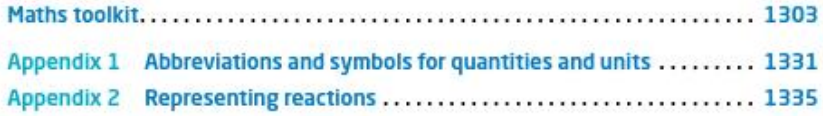
#> input picture Computer_Vision/test.png, 823 x 116 px, given in place of the camera
$ python 'reading - copia.py'
#> lines starting #> are read from the running program, lines starting #| are printed output that depends on the picture
import cv2
from moviepy.editor import *
import numpy as np

cv2.namedWindow("LA PYTHONA")
cv2.namedWindow("Movement")
vc = cv2.VideoCapture(0)
cam = vc
frames = []
video_count=1

if vc.isOpened():
    rval, frame = vc.read()
#> frame is the input picture: shape (116, 823, 3); mean B, G, R 241.8, 238.6, 227.1
else:
    rval = False

def diffImg(t0, t1, t2):
    d1 = cv2.absdiff(t2, t1)
    d2 = cv2.absdiff(t1, t0)
    return cv2.bitwise_and(d1, d2)


def read():
    rval, frame = vc.read()
    frame = cv2.flip(frame, 1)

    frame2 = cam.read()
    frame2 = diffImg(t_minus, t, t_plus)
    frame2 = cv2.flip(frame2, 1)
    key = cv2.waitKey(20)

key = cv2.waitKey(20)
#> (key Esc is pressed here)
t_minus = cv2.cvtColor(cam.read()[1], cv2.COLOR_RGB2GRAY)
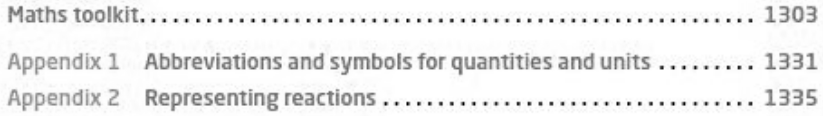
#> t_minus: shape (116, 823); min 2, max 255, mean 238.3
t = cv2.cvtColor(cam.read()[1], cv2.COLOR_RGB2GRAY)
t_plus = cv2.cvtColor(cam.read()[1], cv2.COLOR_RGB2GRAY)
frame2 = diffImg(t_minus, t, t_plus)
#> in diffImg, `d1 = cv2.absdiff(t2, t1)`: d1: shape (116, 823); every value is 0

while rval:
    # Shows webcam footage on screen
    cv2.imshow("LA PYTHONA", frame)
    cv2.imshow("Movement", frame2)

    # Compares three images in grayscale
    t_minus = cv2.cvtColor(cam.read()[1], cv2.COLOR_RGB2GRAY)
    t = cv2.cvtColor(cam.read()[1], cv2.COLOR_RGB2GRAY)
    t_plus = cv2.cvtColor(cam.read()[1], cv2.COLOR_RGB2GRAY)

    read()
#> in read, `frame = cv2.flip(frame, 1)`:
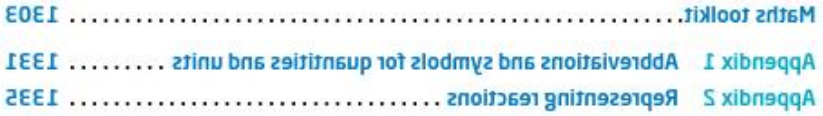
#> frame: shape (116, 823, 3); mean B, G, R 241.8, 238.6, 227.1
#> (key Esc is pressed here)

    bright_pixels = np.sum(frame2 >= 50)
#> bright_pixels = 0

    if key == 27:
        break

    print(str(bright_pixels))

    # Adjust senstitivity in this number and in the bright pixels threshold
    if bright_pixels > 3:
        # This will save a minute of video footage after detecting movement.
        for i in range(0, 1620, 1):
            read()

            cv2.imwrite("seq/img_" + str(i) + ".png", frame)
            frames.append("seq/img_" + str(i) + ".png")

            clip = ImageSequenceClip(frames, 27)
            clip.write_videofile("vid_" + str(video_count) + ".mp4")


cv2.destroyWindow("LA PYTHONA")
cv2.destroyWindow("Movement")
